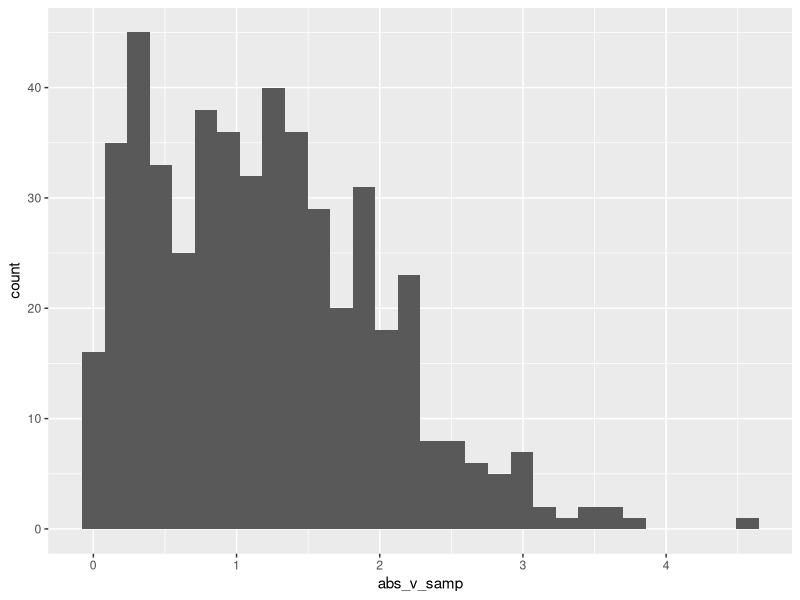

Recreate this plot in R.
## ---- chunk 1
library(tidyverse)
## ---- chunk 2

samp = rnorm(100)
length(samp)
## ---- chunk 3

 la_df = 
  tibble(
    norm_samp = rnorm(n = 500, mean = 1),
    samp_g0 = norm_samp > 0,
    abs_v_samp = abs(norm_samp)
  )

ggplot(la_df, aes(x = abs_v_samp)) +
  geom_histogram()
